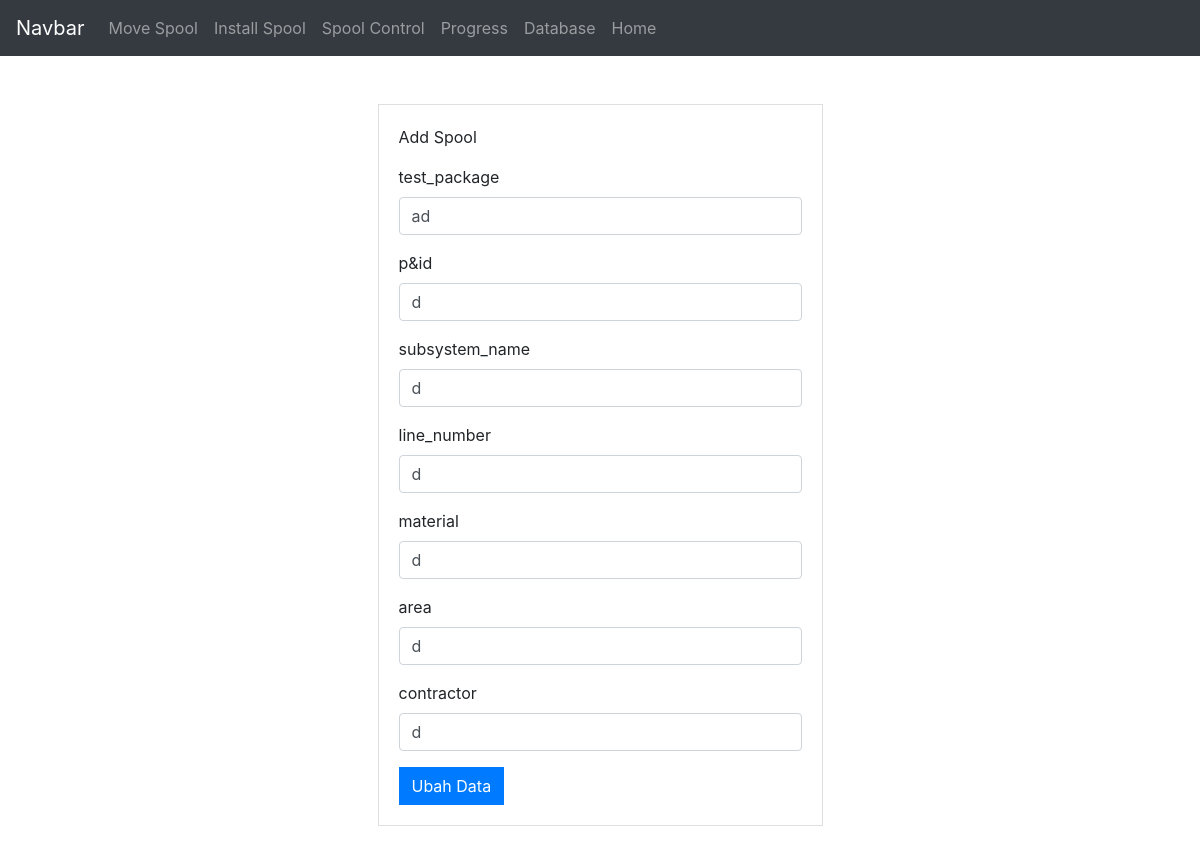
/ubah.php?id=20, run on the app's committed database.
### tables this page shows
CREATE TABLE `spool` (
  `id` int(11) NOT NULL,
  `qrcode` text NOT NULL,
  `test_package` varchar(100) NOT NULL,
  `p_id` varchar(100) NOT NULL,
  `subsystem_name` varchar(100) NOT NULL,
  `line_number` text NOT NULL,
  `material` varchar(100) NOT NULL,
  `area` varchar(100) NOT NULL,
  `contractor` varchar(100) NOT NULL
);

### functions.php (called while the page is built, shortened)
<?php
$conn = mysqli_connect("localhost", "root", "", "tugaslogintwt9");
function query($query){
    global $conn;
    $result = mysqli_query($conn, $query);
    $rows = [];
    while( $row = mysqli_fetch_assoc($result) ){
        $rows[] = $row;
    }
    return $rows;
}
?>

### ubah.php (the view, shortened to what this page needs)
<?php
require 'functions.php';
$id = $_GET['id'];
$spool = query("SELECT * FROM spool WHERE id = $id")[0];
 ?>
<!DOCTYPE html>
<html>
<head>
	<link href="https://stackpath.bootstrapcdn.com/bootstrap/4.5.2/css/bootstrap.min.css" rel="stylesheet">
</head>
<body>
	<nav class="navbar navbar-expand-lg navbar-dark bg-dark">
        <a class="navbar-brand" href="#">Navbar</a>
        <div class="collapse navbar-collapse" id="navbarNav">
            <ul class="navbar-nav">
                <li class="nav-item">
                    <a class="nav-link" href="move_spool.php">Move Spool</a>
                </li>
                <li class="nav-item">
                    <a class="nav-link" href="install_spool.php">Install Spool</a>
                </li>
                <li class="nav-item">
                    <a class="nav-link" href="spool_control.php">Spool Control</a>
                </li>
                <li class="nav-item">
                    <a class="nav-link" href="progress.php">Progress</a>
                </li>
                <li class="nav-item">
                    <a class="nav-link" href="database_spool.php">Database</a>
                </li>
                <li class="nav-item">
                    <a class="nav-link" href="feed.php">Home</a>
                </li>
            </ul>
        </div>
    </nav>
	<div class="container my-5">
    <div class="row">
        <div class="col-lg-5 col-md-7 col-sm-12 mx-auto">
            <div class="card rounded-0">
                <div class="card-body">
                    <form action="" method="post" enctype="multipart/form-data">
                        <div class="mb-3">Add Spool</div>
                        <div class="mb-3">
                            <label for="test_package" class="form-label">test_package</label>
                            <input type="text" class="form-control" id="test_package" name="test_package" required value="<?= $spool["test_package"]; ?>">
                        </div>
                        <div class="mb-3">
                            <label for="p_id" class="form-label">p&id</label>
                            <input type="text" class="form-control" id="p_id" name="p_id" required value="<?= $spool["p_id"]; ?>">
                        </div>
                        <div class="mb-3">
                            <label for="subsystem_name" class="form-label">subsystem_name</label>
                            <input type="text" class="form-control" id="subsystem_name" name="subsystem_name" required value="<?= $spool["subsystem_name"]; ?>">
                        </div>
                        <div class="mb-3">
                            <label for="line_number" class="form-label">line_number</label>
                            <input type="text" class="form-control" id="line_number" name="line_number" required value="<?= $spool["line_number"]; ?>">
                        </div>
                        <div class="mb-3">
                            <label for="material" class="form-label">material</label>
                            <input type="text" class="form-control" id="material" name="material" required value="<?= $spool["material"]; ?>">
                        </div>
                        <div class="mb-3">
                            <label for="area" class="form-label">area</label>
                            <input type="text" class="form-control" id="area" name="area" required value="<?= $spool["area"]; ?>">
                        </div>
                        <div class="mb-3">
                            <label for="contractor" class="form-label">contractor</label>
                            <input type="text" class="form-control" id="contractor" name="contractor" required value="<?= $spool["contractor"]; ?>">
                        </div>
                        <button type="submit" class="btn btn-primary rounded-0" name="submit">Ubah Data</button>
                    </form>
                </div>
            </div>
        </div>
    </div>
</div>
</body>
</html>

### data on the page
spool: test_package "ad", p_id "d", subsystem_name "d", line_number "d", material "d", area "d", contractor "d"
